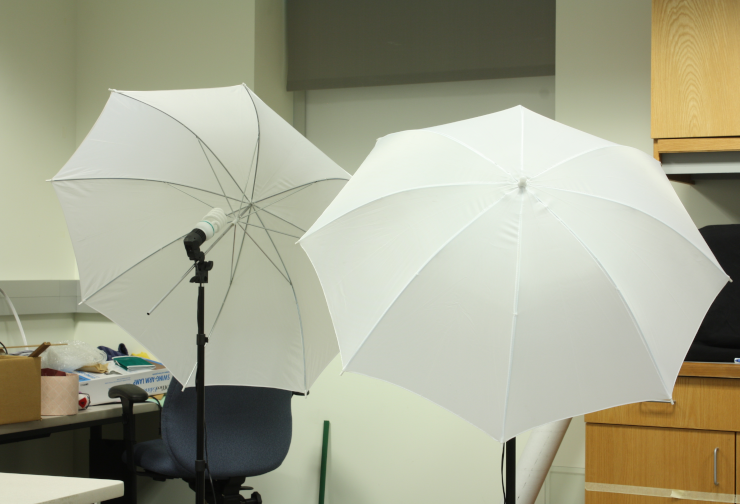
#> input picture umbrellaL.png, 740 x 504 px
$ python Stereo_Imagery.py
#> lines starting #> are read from the running program, lines starting #| are printed output that depends on the picture
### disparity.py
import numpy as np
import cv2
import sys
from mpl_toolkits import mplot3d
from matplotlib import pyplot as plt


# ================================================
#
def getDisparityMap(imL, imR, numDisparities, blockSize):
    stereo = cv2.StereoBM_create(numDisparities=numDisparities, blockSize=blockSize)

    disparity = stereo.compute(imL, imR)
    disparity = disparity - disparity.min() + 1 # Add 1 so we don't get a zero depth, later
    disparity = disparity.astype(np.float32) / 16.0 # Map is fixed point int with 4 fractional bits

    return disparity # floating point image
# ================================================


# ================================================
#
# [53 lines left out: functions plot2, plot, not called in this run]
# ================================================
# [43 lines that do not run on import are left out]

### Stereo_Imagery.py
import cv2
import numpy as np
import os
import sys
import matplotlib.pyplot as plt
import cv2
import numpy as np
from disparity import getDisparityMap
from disparity import plot
from disparity import plot2

f=5806.559 #focal length in pixels
cam0cx=1429.219 #camera center x in pixels
cam0cy=993.403 #camera center y in pixels
cam1cx=1543.51 #camera center x in pixels
cam1cy=993.403 #camera center y in pixels

doffs=114.291
baseline=174.019
width=2960
height=2016

#22.2 mm x 14.8 mm
sensor= 22.2
#3088 x 2056
image_width_pixels = 3088
#just using width for now to get ratio
# Convert to mm
focal_length_mm = f * sensor / image_width_pixels


# Load and preprocess

img1 = cv2.imread("umbrellaL.png")
#> img1 is the input picture: shape (504, 740, 3); mean B, G, R 142.8, 164.8, 164.5
img2 = cv2.imread("umbrellaR.png")
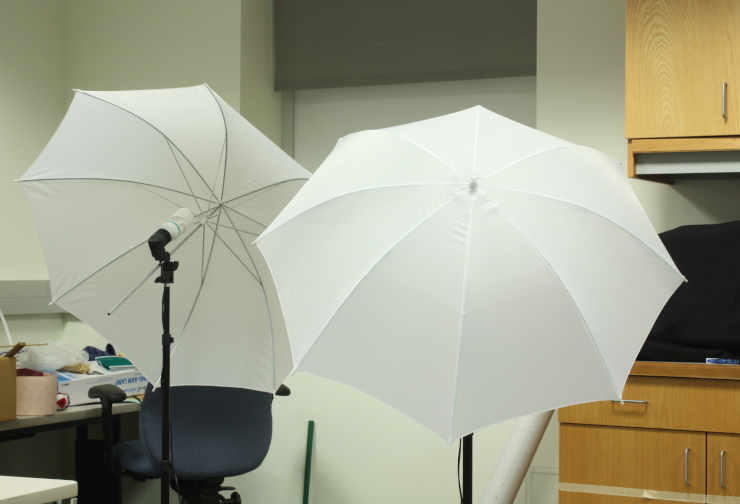
#> input picture umbrellaR.png, 740 x 504 px
#> img2 is the input picture: shape (504, 740, 3); mean B, G, R 137.6, 158.8, 158.8
gray1 = cv2.cvtColor(img1, cv2.COLOR_BGR2GRAY)
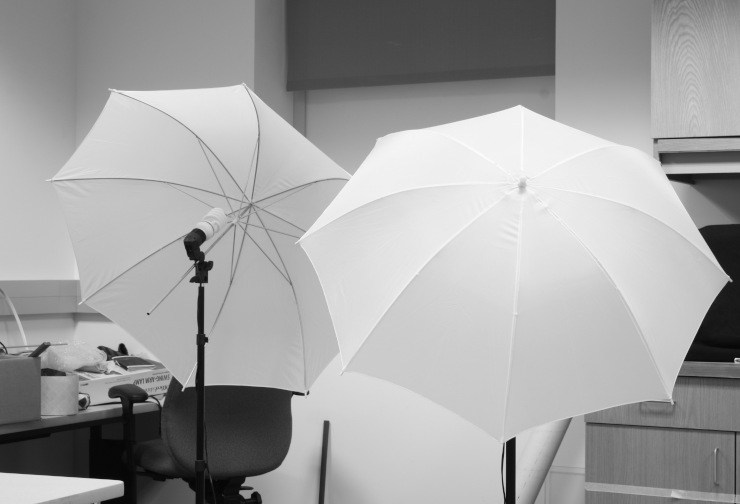
#> gray1: shape (504, 740); min 5, max 252, mean 162.2
gray2 = cv2.cvtColor(img2, cv2.COLOR_BGR2GRAY)
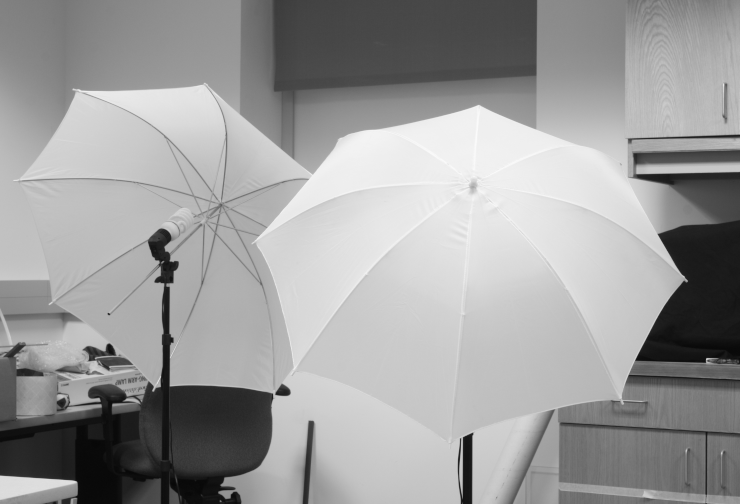
#> gray2: shape (504, 740); min 7, max 251, mean 156.4


def nothing(x):
    pass


# [74 lines left out: functions task2, task3, not called in this run]


def Full_pipeline():

    # === Setup ===
    cv2.namedWindow("Disparity")
    cv2.createTrackbar("NumDisparities", "Disparity", 4, 10, nothing)
    cv2.createTrackbar("BlockSize", "Disparity", 15, 50, nothing)
    cv2.createTrackbar("Canny Edge Thereshodl 1", "Disparity", 76, 400, nothing)
    cv2.createTrackbar("Canny Edge Thereshodl 2", "Disparity", 150, 400, nothing)

    while True:
        # === Read slider values ===
        numDisparities = cv2.getTrackbarPos("NumDisparities", "Disparity") * 16
        blockSize = cv2.getTrackbarPos("BlockSize", "Disparity")
        thresh1 = cv2.getTrackbarPos("Canny Edge Thereshodl 1", "Disparity")
        thresh2 = cv2.getTrackbarPos("Canny Edge Thereshodl 2", "Disparity")

        # Sanitize blockSize
        if blockSize < 5:
            blockSize = 5
        if blockSize % 2 == 0:
            blockSize += 1

        # === Compute disparity map ===
        edge1 = cv2.Canny(gray1, thresh1, thresh2)
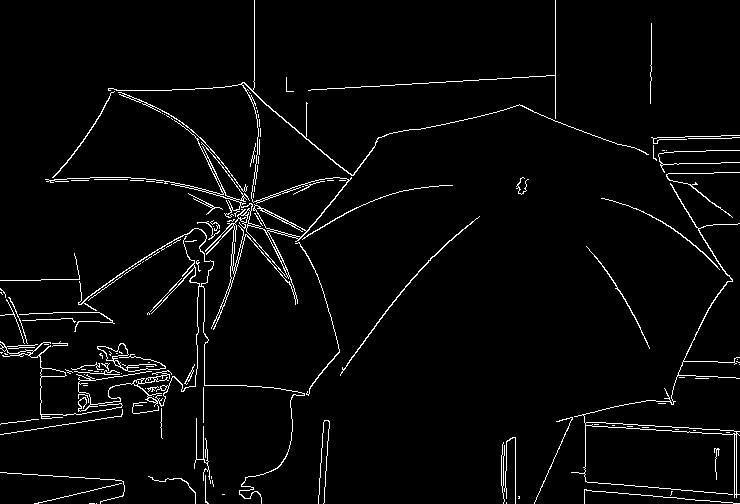
#> edge1: shape (504, 740); 3.3% white in thin lines or dots
        edge2 = cv2.Canny(gray2, thresh1, thresh2)
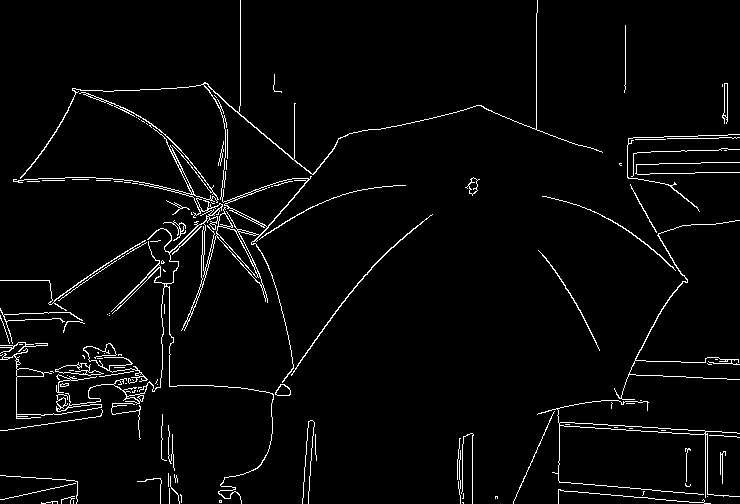
#> edge2: shape (504, 740); 3.2% white in thin lines or dots
        disp_map = getDisparityMap(edge1, edge2, numDisparities, blockSize)
#> in getDisparityMap, `disparity = stereo.compute(imL, imR)`:
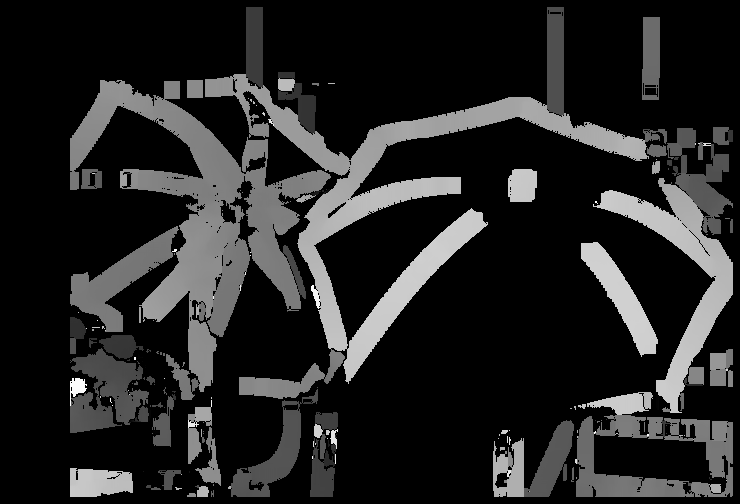
#> disparity: shape (504, 740) int16; min -16, max 1008, mean 132; drawn with min black and max white
        #disp_map = cv2.GaussianBlur(disp_map, (5, 5), 0.5)
        disp_vis = cv2.normalize(disp_map, None, 0, 255, cv2.NORM_MINMAX)
        disp_vis = disp_vis.astype(np.uint8)

        cv2.imshow("Disparity", disp_vis)

        # === Key triggers ===
        key = cv2.waitKey(1)
#> (key Esc is pressed here)
        if key == 27:  # ESC to exit
            break
        elif key == 32:  # SPACE to generate 3D model
            # === Scale camera parameters ===
            scale_x = 740 / width
            scale_y = 505 / height
            f_scaled = f * scale_x
            doffs_scaled = doffs * scale_x
            cx = cam0cx * scale_x
            cy = cam0cy * scale_y

            # === Reconstruct 3D ===
            h, w = disp_map.shape
            points = []
            for y in range(0, h, 2):  # Downsample for speed
                for x in range(0, w, 2):
                    d = disp_map[y, x]
                    if d <= 0.5:
                        continue
                    Z = (f_scaled * baseline) / (d + doffs_scaled)
                    if Z > 5000:
                        continue
                    X = (x - cx) * Z / f_scaled
                    Y = (y - cy) * Z / f_scaled
                    points.append((X, Y, Z))

            print(f"Plotting {len(points)} points...")
            plot(points)

    cv2.destroyAllWindows()

Full_pipeline()
